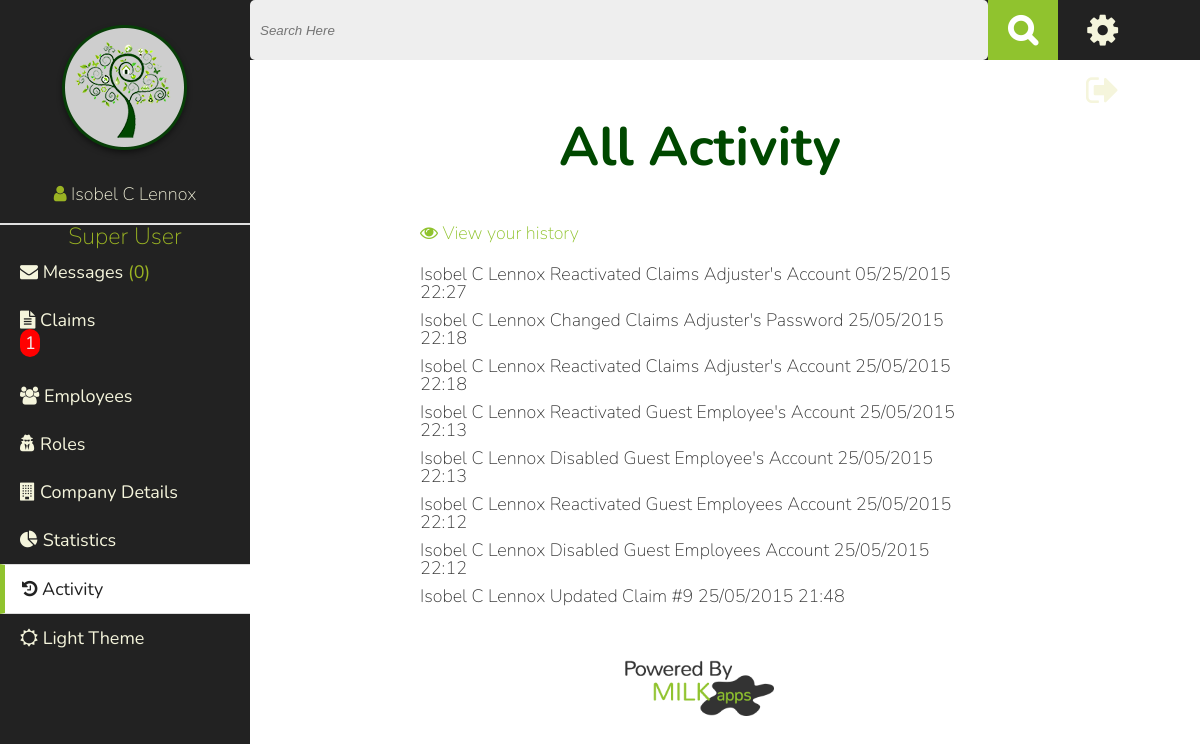
/activity.php?all (signed in), run on the app's committed database.
### tables this page shows
CREATE TABLE IF NOT EXISTS `company_details` (
  `id` int(11) NOT NULL,
  `logo` varchar(60) DEFAULT NULL,
  `name` varchar(60) NOT NULL,
  `address` varchar(60) NOT NULL,
  `city` varchar(60) NOT NULL,
  `state` varchar(20) NOT NULL,
  `zip` varchar(10) NOT NULL,
  `phone` varchar(20) NOT NULL,
  `content` varchar(500) NOT NULL
);

CREATE TABLE IF NOT EXISTS `roles` (
  `id` int(11) NOT NULL,
  `name` varchar(60) NOT NULL
);

CREATE TABLE IF NOT EXISTS `history` (
  `id` int(11) NOT NULL,
  `user_id` int(7) NOT NULL,
  `content` varchar(250) NOT NULL,
  `datetime` varchar(20) NOT NULL,
  `is_employee` int(1) NOT NULL
);

CREATE TABLE IF NOT EXISTS `users` (
  `id` int(11) NOT NULL,
  `is_employee` int(1) NOT NULL,
  `role` int(7) NOT NULL,
  `is_verified` int(1) NOT NULL,
  `email` varchar(100) NOT NULL,
  `password` varchar(60) NOT NULL,
  `first_name` varchar(60) NOT NULL,
  `last_name` varchar(60) NOT NULL,
  `address` varchar(150) NOT NULL,
  `city` varchar(60) NOT NULL,
  `state` int(7) NOT NULL,
  `zip` varchar(10) NOT NULL,
  `phone` varchar(20) NOT NULL,
  `theme` int(1) NOT NULL,
  `policy_number` varchar(150) NOT NULL,
  `profile_content` varchar(500) NOT NULL,
  `avatar` varchar(200) NOT NULL,
  `account_disabled` int(1) NOT NULL
);

### inc/functions.php (called while the page is built, shortened)
<?php ob_start();
function find_user_by_id($user_id) {
    global $connection;
    $safe_user_id = mysqli_real_escape_string($connection, $user_id);
    $query  = "SELECT * ";
    $query .= "FROM users ";
    $query .= "WHERE id = {$safe_user_id} ";
    $query .= "LIMIT 1";
    $user_set = mysqli_query($connection, $query);
    if($user = mysqli_fetch_assoc($user_set)) {
        return $user;
    } else {
        return null;
    }
}
?>

### activity.php (the view, shortened to what this page needs)
<?php
$current_page="activity";
include("inc/header.php"); ?>
         <?php  if(isset($_GET['all'])){ ?>
                <h1>All Activity</h1>
                  <span class="left"><a href="activity.php"><i class="fa fa-eye"></i> View your history</a></span> <br><br>
                  <?php
                $query  = "SELECT * FROM history WHERE is_employee=1 ORDER BY id DESC";
                $result = mysqli_query($connection, $query);
                if($result){
                    echo "<ul>";
                    foreach($result as $show){
                        $user=find_user_by_id($show['user_id']);
                        echo "<li><a href=\"profile.php?user=".$user['id']."\">".$user['first_name']." ".$user['last_name']."</a> ".$show['content']." ".$show['datetime']."</li>";
                        }
                    echo "</ul>";
                }
    } ?>
<?php include("inc/footer.php"); ?>

### inc/header.php (shortened to what this page needs)
<?php require_once("inc/session.php");
require_once("inc/functions.php");
?>
<!DOCTYPE html>
<html>
    <head>
        <?php if(isset($_SESSION['theme'])){
        if($_SESSION['theme']==1){
                     ?>
                    <link rel="stylesheet" href="css/style.css">
                    <link rel="stylesheet" href="css/dark-theme.css">
            <?php  }else{
                      ?>
                    <link rel="stylesheet" href="css/style.css">
            <?php   }
        }else{ ?>
            <link rel="stylesheet" href="css/style.css">
        <?php } ?>
        <link rel="stylesheet" href="//maxcdn.bootstrapcdn.com/font-awesome/4.3.0/css/font-awesome.min.css">
    </head>
<body>
<nav>
  <div class= 'logo_user'>
    <?php
        $logo_query="SELECT * FROM company_details";
        $logo_found=mysqli_query($connection, $logo_query);;
        if($logo_found){
            $details=mysqli_fetch_assoc($logo_found);
            $logo=$details['logo'];
        }else{
            $logo="img/under_my_roof_sm.png";
        }
        ?>
    <a href="index.php"><img src="<?php echo $logo; ?>" alt="Greenwell Bank Logo"></a><br>
    <i class="fa fa-user"> </i> <a title="Your Profile" href="profile.php"><?php echo $_SESSION['username']; ?></a>
  </div>
<?php
if($_SESSION['is_employee']==0){
         ?>
        <ul>
         <?php
                if(!isset($current_page) || $current_page=="dashboard"){
                    echo "<li class=\"current_page\"><a href=\"index.php\"><i class=\"fa fa-tachometer\"></i> Dashboard</a></li>";
                }else{
                   echo " <li><a href=\"index.php\"><i class=\"fa fa-tachometer\"></i> Dashboard</a></li>";
                }
            ?>
                <?php
                if(isset($current_page) && $current_page=="inventory"){
                    echo "<li class=\"current_page\"><a href='inventory.php'><i class=\"fa fa-cubes\"></i> Inventory</a>";
                    echo "<ul>";
                    if(isset($sub_page)&&($sub_page == "add_item")) {
                      echo "<li class=\"sub_page\"><a href='add_item.php'><i class=\"fa fa-plus\"></i> Add Item</a></li>";
                    } else {
                      echo "<li><a href=\"add_item.php\"><i class=\"fa fa-plus\"></i> Add Item</a></li>";
                    }
                    if(isset($sub_page)&&($sub_page == "view_rooms")) {
                      echo "<li class=\"sub_page\"><a href='rooms.php'><i class=\"fa fa-eye\"></i> View Rooms</a></li>";
                    } else {
                      echo "<li><a href='rooms.php'><i class=\"fa fa-eye\"></i> View Rooms</a></li>";
                    }
                    echo "</ul></li>";
                ?>
            <?php
                }else{
                   echo " <li><a href='inventory.php'><i class=\"fa fa-cubes\"></i> Inventory</a> ";
                     ?>
              <ul>
                <li><a href="add_item.php"><i class="fa fa-plus"></i> Add Item</a></li>
                <li><a href="rooms.php"><i class="fa fa-eye"></i> View Rooms</a></li>
              </ul> </li>
               <?php
                }
            if(isset($current_page) && $current_page=="claims"){  ?>
            <li class="current_page"><a href="claim_history.php"><i class="fa fa-folder-open"></i> Claims</a>
            <ul>
          <?php
              if(isset($sub_page)&&($sub_page == "file_claim")) {
                echo "<li class=\"sub_page\"><a href=\"file_new_claim.php\"><i class=\"fa fa-file-text\"></i> File Claim</a></li> ";
              } else {
                echo "<li><a href=\"file_new_claim.php\"><i class=\"fa fa-file-text\"></i> File Claim</a></li>";
              }?>
            </ul>
            </li>
<?php }else{
            $all_query  = "SELECT COUNT(*) as total FROM claims WHERE user_id={$_SESSION['user_id']}";
            $all_result = mysqli_query($connection, $all_query);
            $data=mysqli_fetch_assoc($all_result);
          ?>
            <li><a href="claim_history.php"><i class="fa fa-folder-open"></i> Claims</a> <div class="claim_alert"><?php echo $data['total']; ?></div>
                <ul>
                 <li><a href="file_new_claim.php"><i class="fa fa-file-text"></i> File Claim</a></li>
                </ul>
            </li>
   <?php }
             if(isset($current_page) && $current_page=="activity"){ ?>
            <li class="current_page"><a href="activity.php"><i class="fa fa-history"></i> Activity</a></li>
            <?php }else{ ?>
             <li><a href="activity.php"><i class="fa fa-history"></i> Activity</a></li>
           <?php  }
            if(isset($current_page) && $current_page=="help"){?>
            <li class="current_page"><a href="help.php"><i class="fa fa-question"></i> Help</a></li>
             <?php }else{ ?>
              <li><a href="help.php"><i class="fa fa-question"></i> Help</a></li>
              <?php  } ?>
        </ul>
<?php }else{
     ?>
     <?php
    $role_query  = "SELECT * FROM roles WHERE id={$_SESSION['role']}";
    $role_result = mysqli_query($connection, $role_query);
    if($role_result){
        $role=mysqli_fetch_assoc($role_result);
        echo "<h4>".$role['name']."</h4>";
    }
    $claim_notification="SELECT COUNT(*) as total FROM claims WHERE status_id=0";
    $result=mysqli_query($connection, $claim_notification);
    $data=mysqli_fetch_assoc($result);
    $total= $data['total'];
   $role=0;
     foreach($_SESSION['permissions'] as $key => $val){
        if($val==3){
            $role++;
        }
    }  ?>
            <ul>
                   <?php
                    $message_query="SELECT COUNT(*) as messages FROM messages WHERE sent_to={$_SESSION['user_id']} AND viewed=0";
                    $message_found=mysqli_query($connection, $message_query);
                    $mes=mysqli_fetch_assoc($message_found);
                    $num_messg= $mes['messages'];
                    ?>
                <?php  if(isset($current_page) &&  $current_page=="messages"){ ?>
                        <li class="current_page"><a href="messages.php"><i class="fa fa-envelope"></i> Messages </a>(<?php echo $num_messg; ?>)</li>
              <?php  }else{ ?>
                      <li><a href="messages.php"><i class="fa fa-envelope"></i> Messages </a>(<?php echo $num_messg; ?>)</li>
             <?php   } ?>
                <?php
                      if(isset($current_page) && $current_page=="claims"){ ?>
                <li class="current_page"><a href="claims.php?pending"><i class="fa fa-file-text"></i> Claims </a><div class="claim_alert"><?php echo $total; ?></div></li>
              <?php  }else{ ?>
                <li><a href="claims.php?pending"><i class="fa fa-file-text"></i> Claims </a><div class="claim_alert"><?php echo $total; ?></div></li>
             <?php   } ?>
                <?php  if(isset($current_page) && $current_page=="employees"){ ?>
                        <li class="current_page"><a href="employees.php"><i class="fa fa-users"></i> Employees</a></li>
              <?php  }else{ ?>
                     <li><a href="employees.php"><i class="fa fa-users"></i> Employees</a></li>
             <?php   } ?>
                <?php  if(isset($current_page) && $current_page=="roles"){
                        if($role == 1){ ?>
                            <li class="current_page"><a href="roles.php"><i class="fa fa-user-secret"></i> Roles</a></li>
                        <?php }?>
              <?php  }else{
                        if($role == 1){ ?>
                <li><a href="roles.php"><i class="fa fa-user-secret"></i> Roles</a></li>
                <?php }?>
             <?php   } ?>
            <?php  if(isset($current_page) && $current_page=="company"){ ?>
                        <li class="current_page"><a href="company_details.php"><i class="fa fa-building"></i> Company Details</a></li>
              <?php  }else{ ?>
                      <li><a href="company_details.php"><i class="fa fa-building"></i> Company Details</a></li>
             <?php   } ?>
               <?php  if(!isset($current_page) || $current_page=="dashboard"){ ?>
                        <li class="current_page"><a href="index.php"><i class="fa fa-pie-chart"></i> Statistics</a></li>
              <?php  }else{ ?>
                  <li><a href="index.php"><i class="fa fa-pie-chart"></i> Statistics</a></li>
             <?php   } ?>
                <?php if(isset($current_page) && $current_page=="activity"){ ?>
                <li class="current_page"><a href="activity.php"><i class="fa fa-history"></i> Activity</a></li>
                    <?php }else{ ?>
                     <li><a href="activity.php" ><i class="fa fa-history"></i> Activity</a></li>
                   <?php  } ?>
            </ul>
<?php }  ?>
            <ul id="themes">
                 <?php if(isset($_SESSION['theme'])){
            if($_SESSION['theme']==1){
                  echo "<li><a href=\"edit.php?theme\"><i class=\"fa fa-sun-o\"></i> Light Theme</a></li>";
                    }else{
                    echo "<li><a href=\"edit.php?theme\"><i class=\"fa fa-moon-o\"></i> Dark Theme</a></li>";
                    }
                }else{
            echo "<li><a href=\"edit.php?theme\"><i class=\"fa fa-moon-o\"></i> Dark Theme</a></li>";
            }
        ?>
             </ul>
          </nav>
<header>
    <div class="search_container">
        <form class='search' action="search.php" method="POST">
          <input type="search" placeholder='Search Here' name="query" id="searchbar">
          <input type="submit" name="search" id="nav_search" value="&#xf002;">
      </form>
  </div>
    <div class="account_links">
        <div>
          <a title="Manage Account Settings" href="settings.php?user=<?php echo $_SESSION['user_id'] ?>"><i id="spinCog" class="fa fa-cog fa-2x"></i></a>
        </div>
        <div>
          <a title="Log Out" href="logout.php"><i class="fa fa-sign-out fa-2x"></i></a>
        </div>
    </div>
</header>
        <div class="clearfix" id="page">
              <div class="content_wrapper">

### css/style.css (style rules this page uses)
html, body, div, span, applet, object, iframe, h1, h2, h3, h4, h5, h6, p, blockquote, pre, a, abbr, acronym, address, big, cite, code, del, dfn, em, img, ins, kbd, q, s, samp, small, strike, strong, sub, sup, tt, var, b, u, i, center, dl, dt, dd, ol, ul, li, fieldset, form, label, legend, table, caption, tbody, tfoot, thead, tr, th, td, article, aside, canvas, details, embed, figure, figcaption, footer, header, hgroup, menu, nav, output, ruby, section, summary, time, mark, audio, video { margin: 0; padding: 0; border: 0; font-size: 100%; font: inherit; vertical-align: baseline; }
article, aside, details, figcaption, figure, footer, header, hgroup, menu, nav, section { display: block; }
body { line-height: 1; }
ol, ul, li { list-style-type: none; }
html { -webkit-box-sizing: border-box; -moz-box-sizing: border-box; box-sizing: border-box; }
*, *:before, *:after { -webkit-box-sizing: inherit; -moz-box-sizing: inherit; box-sizing: inherit; }
body { font-size: 18px; font-family: 'Nunito', sans-serif; font-weight: 100; color: #333; margin: 0; margin-right: 100px; }
h1,h2,h3,h4,h5,h6 { text-transform: capitalize; }
h1 { font-size: 3em; font-weight: 700; color:#004800; text-align: center; margin-bottom: 50px; }
h4 { font-size: 1.3em; }
a { text-decoration: none; color:#90C32E; }
ul li, ol li { padding: 5px 0; text-transform: capitalize; }
li a { color:#333; }
input,textarea,select { width:100%; padding: 7px 10px; border-radius: 5px; border: 2px solid #ddd; margin: 10px 0 20px 0; outline:none; font-weight: 300; font-style:italic; }
input[type="submit"], .green_submit, .red_submit { cursor: pointer; font-size: 20px; padding: 7px 20px; border:none; border-radius: 5px; width:auto; background-color: #90C32E; color:#333; -webkit-transition: all .7s ease; -moz-transition: all .7s ease; -o-transition: all .7s ease; transition: all .7s ease; margin-top: 35px; }
.left { float: left; }
.content_wrapper { max-width:900px; width:70%; margin:0 auto 70px; position: relative; }
img { max-width: 900px; }
nav { background: #eee; width: 250px; position:fixed; top:0px; bottom:0px; left:0px; right:0px; color:#333; font-size: 1em; }
nav a { color:#333; text-decoration: none; }
nav ul > li { padding: 15px 20px; font-weight:400; }
.current_page { padding:15px 20px 15px 17px; background:#fff; border-bottom: 1px solid #ddd; border-top: 1px solid #ddd; border-left:5px solid #90C32E; }
nav h4 { text-align: center; }
.logo_user { text-align: center; padding-bottom:20px; border-bottom: 2px solid #e1e1e1; }
.logo_user img { margin: 20px 0; }
header { background: #eee; height: 60px; position: fixed; top: 0; left:250px; width: calc(100% - 250px); z-index: 999; }
header > div { float:left; }
.account_links { width:11%; margin-left: .85em; }
.account_links >div { min-width: 60px; width:50%; color:#333; padding:5px; height:60px; float:left; text-align: center; }
.search_container { width:85%; }
.search input[type="submit"] { width:70px; height:60px; background:#90C32E; border:none; border-radius: 0px; font-family: fontAwesome; font-weight: bold; font-size: 1.75em; color: #ffffff; vertical-align: super; margin:0; font-style: normal; }
.search input[type='search'] { width:95%; width:calc(100% - 70px); height:60px; border-right:1px solid #90C32E; background-color: #eee; border:none; margin:0; }
.search input { float:left; }
.fa-2x { position:relative; top: 7px; width: 40px; }
#page { margin-left: 300px; margin-top: 120px; }
.clearfix:after { visibility: hidden; display: block; }
.clearfix { display: inline-block; clear:both; }
.clearfix { display: block; }
.claim_alert { background: red; color: #eee; border-radius: 100px; width: 20px; padding: 5px; }

### css/dark-theme.css (style rules this page uses)
header, nav { background: #222; color: rgba(154,179,35,1); }
header a, nav a { color: beige; }
.current_page a { color: #222; }

### data on the page
company_details: logo (picture)
roles: name "Super User"
history: user.first_name "Isobel C", user.last_name "Lennox", content "Reactivated Claims Adjuster 's Account", datetime "05/25/2015 22:27"
history: user.first_name "Isobel C", user.last_name "Lennox", content "Changed Claims Adjuster 's Password", datetime "25/05/2015 22:18"
history: user.first_name "Isobel C", user.last_name "Lennox", content "Reactivated Claims Adjuster 's Account", datetime "25/05/2015 22:18"
history: user.first_name "Isobel C", user.last_name "Lennox", content "Reactivated Guest Employee 's Account", datetime "25/05/2015 22:13"
history: user.first_name "Isobel C", user.last_name "Lennox", content "Disabled Guest Employee 's Account", datetime "25/05/2015 22:13"
history: user.first_name "Isobel C", user.last_name "Lennox", content "Reactivated Guest Employee S Account", datetime "25/05/2015 22:12"
history: user.first_name "Isobel C", user.last_name "Lennox", content "Disabled Guest Employee S Account", datetime "25/05/2015 22:12"
history: user.first_name "Isobel C", user.last_name "Lennox", content "Updated Claim #9", datetime "25/05/2015 21:48"

### other printed values
$_SESSION['username'] "Isobel C Lennox"
$num_messg "0"
$total "1"
